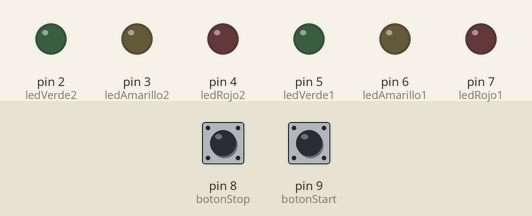
Recording of a sketch running on a simulated Arduino Uno, built with avr-gcc and run on an emulated ATmega328P. Parts: output pins drawn as LEDs (lit = HIGH). The inputs (shaded band) are chosen by the test bench; at power-on: pin 9 (botonStart) HIGH, pin 8 (botonStop) HIGH.

Above: at 1.2 s.
1.3 s: pin 9 (botonStart) pulled LOW for 0.15 s
At 2.7 s:
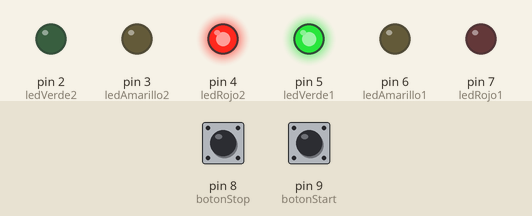
At 11.6 s:
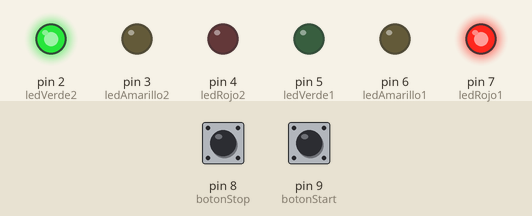
Timing chart, 0 to 19.4 s (numbered marks = the images above; inputs shaded):
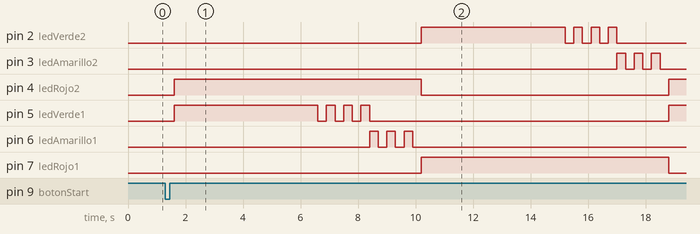

The sketch:

sketch_apr30a.ino
```cpp
// Pines para los LEDs del semáforo
const int ledVerde1    = 5;
const int ledAmarillo1 = 6;
const int ledRojo1     = 7;
const int ledVerde2    = 2;
const int ledAmarillo2 = 3;
const int ledRojo2     = 4;

// Pines para los botones
const int botonStart = 9;
const int botonStop  = 8 ;

// Variable para saber si el semáforo está activo
bool semaforoActivo = false;
bool estadoAnteriorStart = HIGH;
bool estadoAnteriorStop = HIGH;

void setup() {
  // Configurar LEDs como salidas
  pinMode(ledVerde1, OUTPUT);
  pinMode(ledAmarillo1, OUTPUT);
  pinMode(ledRojo1, OUTPUT);
  pinMode(ledVerde2, OUTPUT);
  pinMode(ledAmarillo2, OUTPUT);
  pinMode(ledRojo2, OUTPUT);

  // Configurar botones como entradas con pull-up interno
  pinMode(botonStart, INPUT_PULLUP);
  pinMode(botonStop, INPUT_PULLUP);

  // Apagar todos los LEDs al inicio
  apagarTodos();
}

void loop() {
  // Leer el estado de los botones con un debounce
  bool estadoActualStart = digitalRead(botonStart);
  bool estadoActualStop = digitalRead(botonStop);

  // Si se presiona el botón "Start" (y ha cambiado de estado)
  if (estadoActualStart == LOW && estadoAnteriorStart == HIGH) {
    semaforoActivo = true;  // Iniciar el semáforo
    apagarTodos();          // Asegurarse de que los LEDs estén apagados al inicio
    delay(300);             // Retardo para evitar rebotes del botón
  }

  // Si se presiona el botón "Stop" (y ha cambiado de estado)
  if (estadoActualStop == LOW && estadoAnteriorStop == HIGH) {
    semaforoActivo = false;  // Detener el semáforo
    apagarTodos();           // Apagar todos los LEDs
    delay(300);              // Retardo para evitar rebotes del botón
  }

  // Actualizar el estado anterior de los botones
  estadoAnteriorStart = estadoActualStart;
  estadoAnteriorStop = estadoActualStop;

  // Si el semáforo está activo, ejecutar la secuencia
  if (semaforoActivo) {
    secuenciaSemaforo();  // La secuencia se ejecutará cíclicamente
  }
}

// Función para apagar todos los LEDs
void apagarTodos() {
  digitalWrite(ledVerde1, LOW);
  digitalWrite(ledAmarillo1, LOW);
  digitalWrite(ledRojo1, LOW);
  digitalWrite(ledVerde2, LOW);
  digitalWrite(ledAmarillo2, LOW);
  digitalWrite(ledRojo2, LOW);
}

// Función para ejecutar la secuencia completa del semáforo
void secuenciaSemaforo() {
  // Semáforo 1 verde, semáforo 2 rojo
  digitalWrite(ledVerde1, HIGH);
  digitalWrite(ledRojo2, HIGH);
  delay(5000); // Mantener 5 segundos

  // Parpadear verde del semáforo 1
  parpadearVerde(ledVerde1);
  // Parpadear amarillo del semáforo 1
  parpadearAmarillo(ledAmarillo1);

  // Cambiar luces: semáforo 1 rojo, semáforo 2 verde
  digitalWrite(ledRojo1, HIGH);
  digitalWrite(ledRojo2, LOW);

  digitalWrite(ledVerde2, HIGH);
  delay(5000); // Mantener 5 segundos

  // Parpadear verde del semáforo 2
  parpadearVerde(ledVerde2);
  // Parpadear amarillo del semáforo 2
  parpadearAmarillo(ledAmarillo2);

  // Cambiar luces: semáforo 2 rojo, semáforo 1 verde
  digitalWrite(ledRojo2, HIGH);
  digitalWrite(ledRojo1, LOW);
}

// Función para parpadear el LED verde
void parpadearVerde(int pin) {
  for (int i = 0; i < 3; i++) {
    digitalWrite(pin, LOW);
    delay(300);
    digitalWrite(pin, HIGH);
    delay(300);
  }
  digitalWrite(pin, LOW);  // Apagar después de parpadear
}

// Función para parpadear el LED amarillo
void parpadearAmarillo(int pin) {
  for (int i = 0; i < 3; i++) {
    digitalWrite(pin, HIGH);
    delay(300);
    digitalWrite(pin, LOW);
    delay(300);
  }
}
```

h.c
```cpp
#include <stdio.h>

int main() {
    int num = 5, factorial = 1, i;
    for (i = 1; i <= num; i++) {
        factorial *= i;
    }
    printf("El factorial de %d es: %d\n", num, factorial);
    return 0;
}
```

Measured:
- after the input at 1.3 s, pin 2 (ledVerde2): LOW → HIGH after 8.9 s, then repeats every 0.60 s: LOW 0.30 s, HIGH 0.30 s, until it stays LOW from 17.0 s; pin 3 (ledAmarillo2): alternates HIGH for 0.30 s and LOW for 0.30 s, 6 changes in all, then stays LOW, starting after 15.7 s
